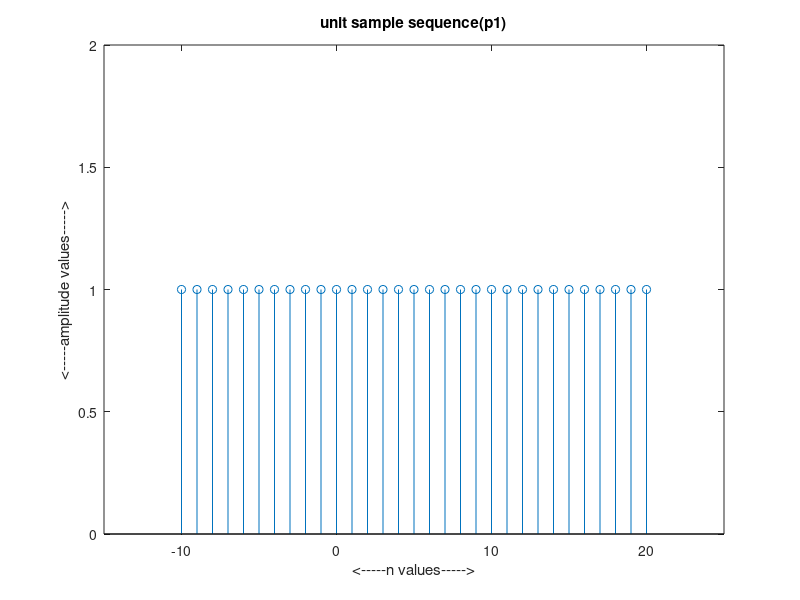
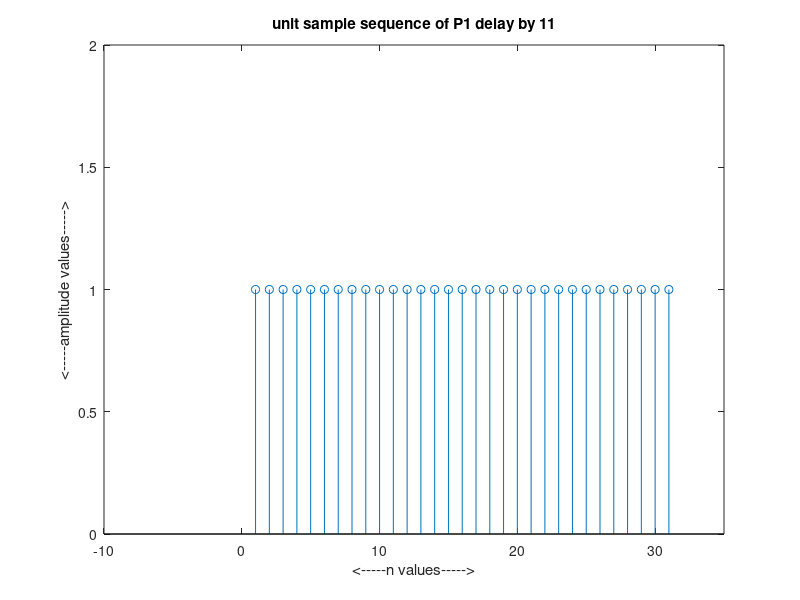
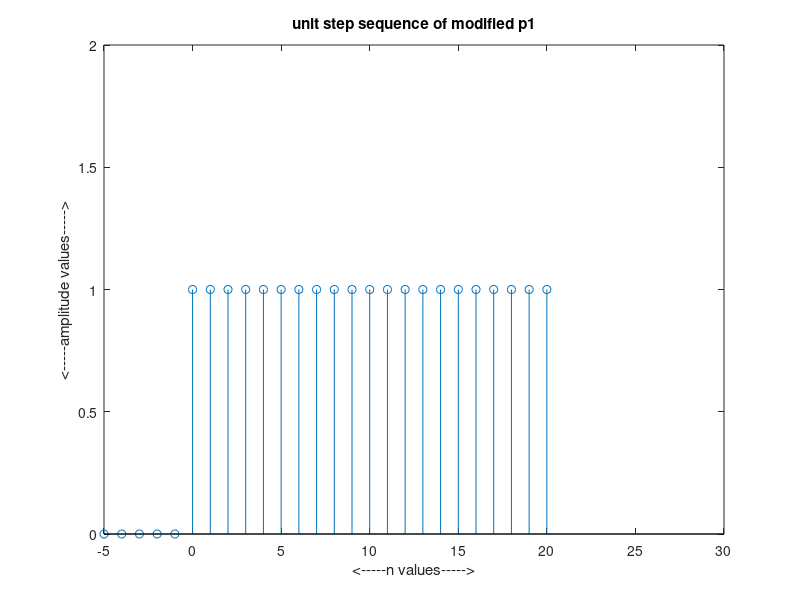
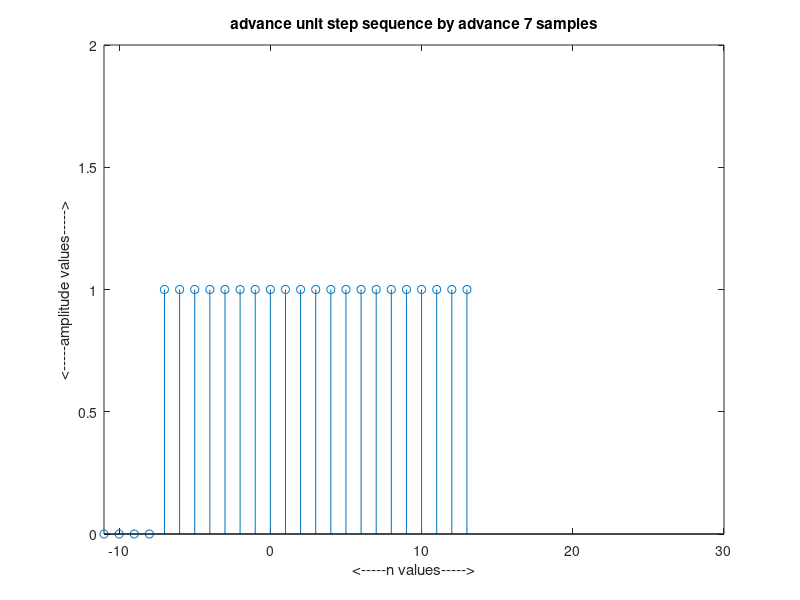

Recreate these plots in MATLAB, in order.
clc
clear all
close all
% generate unit sample sequence from -10 to 20
n=-10:20
min=-10
max=20

p1=n>=min & n<=max;
stem(n,p1);
axis([-15 25 0 2]);

xlabel('<-----n values----->')
ylabel('<-----amplitude values----->')
title('unit sample sequence(p1)')
%---delay p1 by 11----
d=11;
k=n+d;
p2=k>=min+d & k<=max+d;

figure;
stem(k,p2);
axis([-10 35 0 2]);

xlabel('<-----n values----->')
ylabel('<-----amplitude values----->')
title('unit sample sequence of P1 delay by 11')

%----modify p1 to generate unit step sequence.----

p3=n>=0 ;
figure;
stem(n,p3)
axis([-5 30 0 2]);

xlabel('<-----n values----->')
ylabel('<-----amplitude values----->')
title('unit step sequence of modified p1')

%----modify p1 to generate advance unit step sequence by advance 7 samples----

ad=-7;
m=n+ad
p4=m>=ad ;
figure;
stem(m,p4)
axis([-11 30 0 2]);

xlabel('<-----n values----->')
ylabel('<-----amplitude values----->')
title('advance unit step sequence by advance 7 samples')


